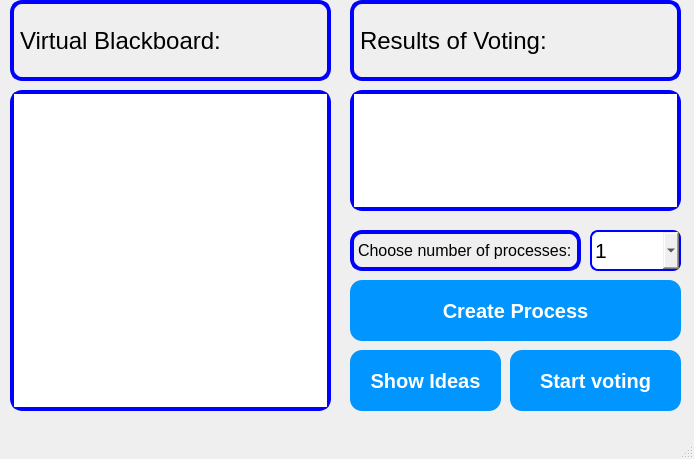
<?xml version="1.0" encoding="UTF-8"?>
<ui version="4.0">
 <class>MainWindow</class>
 <widget class="QMainWindow" name="MainWindow">
  <property name="geometry">
   <rect>
    <x>0</x>
    <y>0</y>
    <width>694</width>
    <height>459</height>
   </rect>
  </property>
  <property name="windowTitle">
   <string>MainWindow</string>
  </property>
  <widget class="QWidget" name="centralwidget">
   <widget class="QPlainTextEdit" name="infoPlainTextEdit">
    <property name="geometry">
     <rect>
      <x>10</x>
      <y>90</y>
      <width>321</width>
      <height>321</height>
     </rect>
    </property>
    <property name="font">
     <font>
      <pointsize>16</pointsize>
     </font>
    </property>
    <property name="styleSheet">
     <string notr="true">
  border: 4px solid blue;;
  border-radius: 12px;
</string>
    </property>
   </widget>
   <widget class="QPushButton" name="createProcessButton">
    <property name="geometry">
     <rect>
      <x>350</x>
      <y>280</y>
      <width>331</width>
      <height>61</height>
     </rect>
    </property>
    <property name="styleSheet">
     <string notr="true">
QPushButton {
  background-color: #0095ff;
 border-radius: 12px;
  border-style: none;
  box-shadow: rgba(255, 255, 255, .4) 0 1px 0 0 inset;
  box-sizing: border-box;
  color: #fff;
  cursor: pointer;
  display: inline-block;
  font-family: -apple-system,system-ui,&quot;Segoe UI&quot;,&quot;Liberation Sans&quot;,sans-serif;
  font-size: 20px;
  font-weight: 500;
  line-height: 1.15385;
  margin: 0;
  outline: none;
  padding: 8px .8em;
  position: relative;
  text-align: center;
  text-decoration: none;
  user-select: none;
  -webkit-user-select: none;
  touch-action: manipulation;
  vertical-align: baseline;
  white-space: nowrap;
}

QPushButton:hover,
QPushButton:focus {
  background-color: #07c;
}

QPushButton:focus {
  box-shadow: 0 0 0 4px rgba(0, 149, 255, .15);
}

QPushButton:pressed {
  background-color: #0064bd;
  box-shadow: none;
}</string>
    </property>
    <property name="text">
     <string>Create Process</string>
    </property>
   </widget>
   <widget class="QComboBox" name="processCountComboBox">
    <property name="geometry">
     <rect>
      <x>590</x>
      <y>230</y>
      <width>91</width>
      <height>41</height>
     </rect>
    </property>
    <property name="font">
     <font>
      <pointsize>16</pointsize>
     </font>
    </property>
    <property name="styleSheet">
     <string notr="true">
  border: 2px solid blue;;
  border-radius: 8px;
</string>
    </property>
    <item>
     <property name="text">
      <string>1</string>
     </property>
    </item>
    <item>
     <property name="text">
      <string>2</string>
     </property>
    </item>
    <item>
     <property name="text">
      <string>4</string>
     </property>
    </item>
    <item>
     <property name="text">
      <string>8</string>
     </property>
    </item>
    <item>
     <property name="text">
      <string>16</string>
     </property>
    </item>
   </widget>
   <widget class="QPushButton" name="createIdeasPushButton">
    <property name="geometry">
     <rect>
      <x>350</x>
      <y>350</y>
      <width>151</width>
      <height>61</height>
     </rect>
    </property>
    <property name="styleSheet">
     <string notr="true">
QPushButton {
  background-color: #0095ff;
 border-radius: 12px;
  border-style: none;
  box-shadow: rgba(255, 255, 255, .4) 0 1px 0 0 inset;
  box-sizing: border-box;
  color: #fff;
  cursor: pointer;
  display: inline-block;
  font-family: -apple-system,system-ui,&quot;Segoe UI&quot;,&quot;Liberation Sans&quot;,sans-serif;
  font-size: 20px;
  font-weight: 500;
  line-height: 1.15385;
  margin: 0;
  outline: none;
  padding: 8px .8em;
  position: relative;
  text-align: center;
  text-decoration: none;
  user-select: none;
  -webkit-user-select: none;
  touch-action: manipulation;
  vertical-align: baseline;
  white-space: nowrap;
}

QPushButton:hover,
QPushButton:focus {
  background-color: #07c;
}

QPushButton:focus {
  box-shadow: 0 0 0 4px rgba(0, 149, 255, .15);
}

QPushButton:pressed {
  background-color: #0064bd;
  box-shadow: none;
}</string>
    </property>
    <property name="text">
     <string>Show Ideas</string>
    </property>
   </widget>
   <widget class="QPushButton" name="startVoatingButton">
    <property name="geometry">
     <rect>
      <x>510</x>
      <y>350</y>
      <width>171</width>
      <height>61</height>
     </rect>
    </property>
    <property name="styleSheet">
     <string notr="true">
QPushButton {
  background-color: #0095ff;
 border-radius: 12px;
  border-style: none;
  box-shadow: rgba(255, 255, 255, .4) 0 1px 0 0 inset;
  box-sizing: border-box;
  color: #fff;
  cursor: pointer;
  display: inline-block;
  font-family: -apple-system,system-ui,&quot;Segoe UI&quot;,&quot;Liberation Sans&quot;,sans-serif;
  font-size: 20px;
  font-weight: 500;
  line-height: 1.15385;
  margin: 0;
  outline: none;
  padding: 8px .8em;
  position: relative;
  text-align: center;
  text-decoration: none;
  user-select: none;
  -webkit-user-select: none;
  touch-action: manipulation;
  vertical-align: baseline;
  white-space: nowrap;
}

QPushButton:hover,
QPushButton:focus {
  background-color: #07c;
}

QPushButton:focus {
  box-shadow: 0 0 0 4px rgba(0, 149, 255, .15);
}

QPushButton:pressed {
  background-color: #0064bd;
  box-shadow: none;
}</string>
    </property>
    <property name="text">
     <string>Start voting</string>
    </property>
   </widget>
   <widget class="QPlainTextEdit" name="voatingResultPlainTextEdit">
    <property name="geometry">
     <rect>
      <x>350</x>
      <y>90</y>
      <width>331</width>
      <height>121</height>
     </rect>
    </property>
    <property name="font">
     <font>
      <pointsize>16</pointsize>
     </font>
    </property>
    <property name="styleSheet">
     <string notr="true">
  border: 4px solid blue;;
  border-radius: 12px;
</string>
    </property>
   </widget>
   <widget class="QLabel" name="label">
    <property name="geometry">
     <rect>
      <x>10</x>
      <y>0</y>
      <width>321</width>
      <height>81</height>
     </rect>
    </property>
    <property name="font">
     <font>
      <pointsize>18</pointsize>
     </font>
    </property>
    <property name="styleSheet">
     <string notr="true">
  border: 4px solid blue;;
  border-radius: 12px;
</string>
    </property>
    <property name="text">
     <string>Virtual Вlackboard:</string>
    </property>
   </widget>
   <widget class="QLabel" name="label_2">
    <property name="geometry">
     <rect>
      <x>350</x>
      <y>230</y>
      <width>231</width>
      <height>41</height>
     </rect>
    </property>
    <property name="font">
     <font>
      <pointsize>12</pointsize>
     </font>
    </property>
    <property name="styleSheet">
     <string notr="true">
  border: 4px solid blue;;
  border-radius: 12px;
</string>
    </property>
    <property name="text">
     <string>Choose number of processes:</string>
    </property>
   </widget>
   <widget class="QLabel" name="label_3">
    <property name="geometry">
     <rect>
      <x>350</x>
      <y>0</y>
      <width>331</width>
      <height>81</height>
     </rect>
    </property>
    <property name="font">
     <font>
      <pointsize>18</pointsize>
     </font>
    </property>
    <property name="styleSheet">
     <string notr="true">
  border: 4px solid blue;;
  border-radius: 12px;
</string>
    </property>
    <property name="text">
     <string>Results of Voting:</string>
    </property>
   </widget>
  </widget>
  <widget class="QMenuBar" name="menubar">
   <property name="geometry">
    <rect>
     <x>0</x>
     <y>0</y>
     <width>694</width>
     <height>20</height>
    </rect>
   </property>
  </widget>
  <widget class="QStatusBar" name="statusbar"/>
 </widget>
 <resources/>
 <connections/>
</ui>
